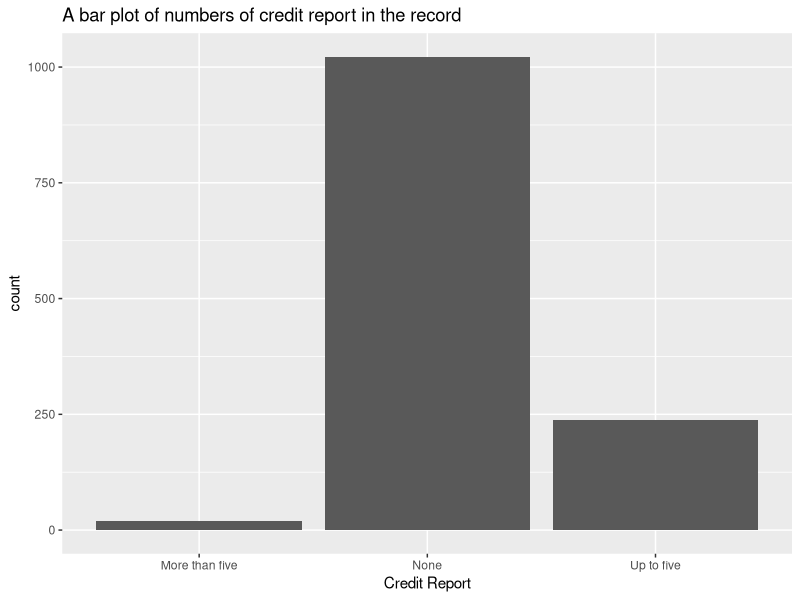
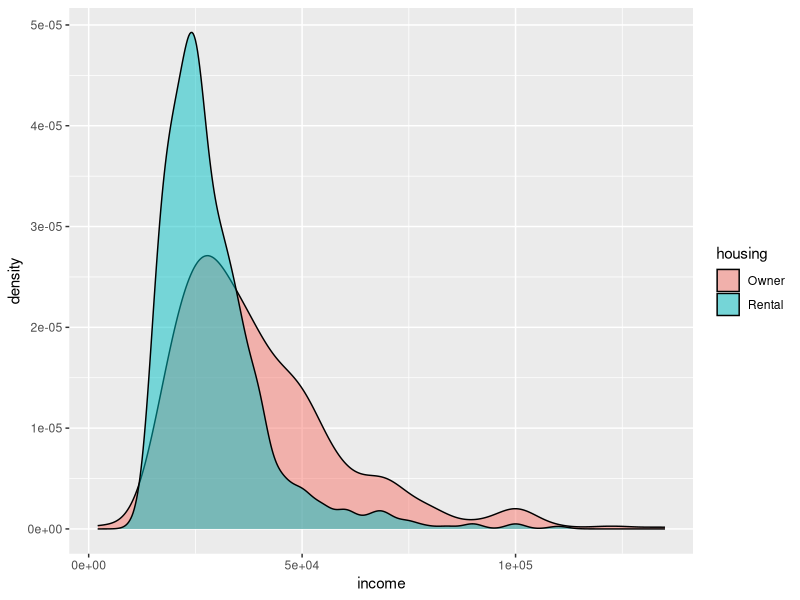
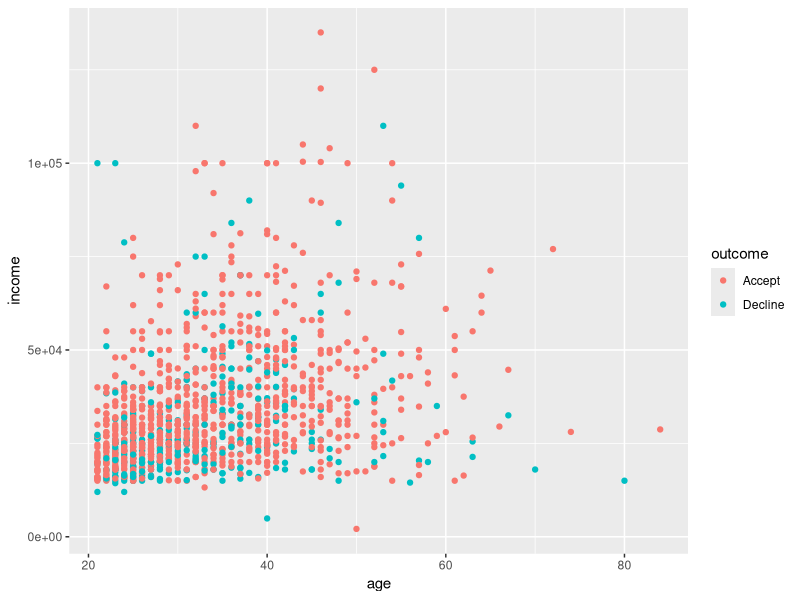
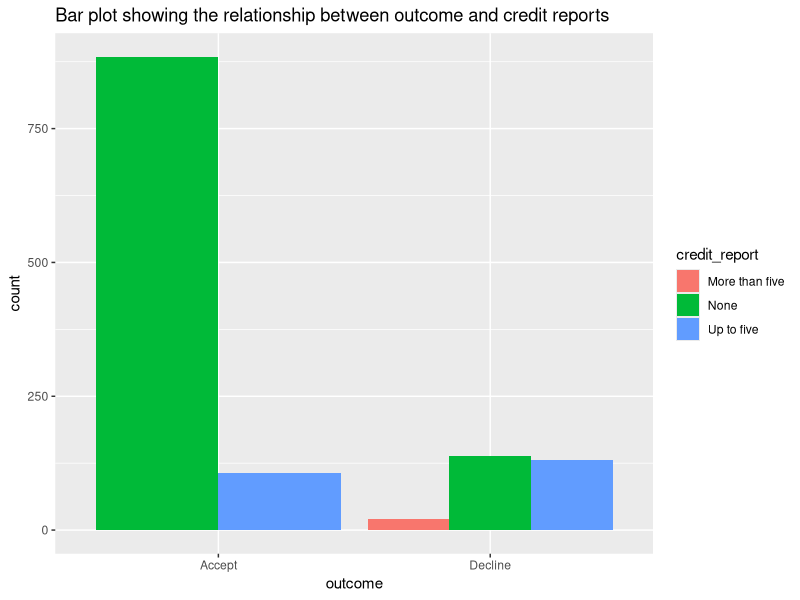

Here is the R script that generated these plots, in order:
# load package
library(tidyverse)
library(psych) # for different summary statistics
# load data
credit_card_data <- read_csv("credit_card.csv")

# statistical summary for dataset
# summary
summary(credit_card_data)
#structure
str(credit_card_data)
# describe the data using housing
describeBy(credit_card_data, credit_card_data$housing)

# check number of true missing values
table(is.na(credit_card_data))

# find which variables has missing values # check the summary of the data
summary(credit_card_data)
# variables age and income has missing values
# replace age with the median
age_median<- median(credit_card_data$age, na.rm = T)
credit_card_data$age[is.na(credit_card_data$age)] <- age_median
# replace income NA with its mean
income_mean <- mean(credit_card_data$income, na.rm = T)
credit_card_data$income[is.na(credit_card_data$income)] <- income_mean

# check for missing values
table(is.na(credit_card_data))


# factoring variables
credit_card_data<- credit_card_data %>% 
  mutate(
    outcome = factor(outcome),
    housing = factor(housing),
    credit_report = factor(credit_report)
  )

# confirm if these variables were converted into factors
class(credit_card_data$outcome)
class(credit_card_data$housing)
class(credit_card_data$credit_report)

# changing the levels of factor variables
credit_card_data<- credit_card_data %>% 
  mutate(
    outcome = fct_recode(
      outcome,
      Accept = "Accepted",
      Decline = "Dacline"
    ),
    housing = fct_recode(
      housing,
      Owner = "Own",
      Rental = "Rent",
      Rental = "Renting"
      
    ),
    credit_report = fct_recode(
      credit_report,
      "More than five" = "More than",
      "Up to five" = "one",
      "Up to five" = "Up to",
      "Up to five" = "Up to fiver"
    )
  )
# filter out age lower than 21
min_age <- 21
max_age <- 85
credit_card_data<-credit_card_data %>% 
  filter(age>= min_age & age<= max_age)

# a barplot for credit_report 
credit_card_data %>% 
  ggplot(aes(credit_report))+
  geom_bar()+
  labs(title = "A bar plot of numbers of credit report in the record", x = "Credit Report")
# count the credit reports
credit_card_data %>% 
  count(credit_report, sort = T)

# density plot for housing and income
credit_card_data %>% 
  ggplot(aes(income, fill = housing))+
  geom_density(alpha = 0.5)

# count the number of different housing
credit_card_data %>% 
  count(housing, sort = TRUE)

# a plot for different age group together with income and outcome
credit_card_data %>% 
  ggplot(aes(x = age, y = income, color = outcome))+
  geom_point()

# bar plot to show how outcome corelate with credit report
credit_card_data %>% 
  ggplot(aes(outcome, ..count..))+
  geom_bar(aes(fill = credit_report), position = "dodge")+labs(
    title = "Bar plot showing the relationship between outcome and credit reports"
  )

